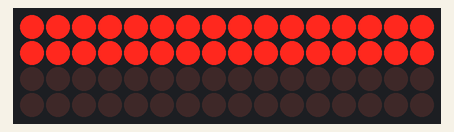
Bench run of a sketch on a simulated Arduino Nano, built with avr-gcc and run on an emulated ATmega328P. Shown: 16×4 LED matrix. Wiring (inferred from the names in the program): LED cube drawn one layer per row (orientation assumed): layers pin 2, pin 3, pin 4, pin 5; columns pin 6, pin 7, pin 8, pin 9, pin 10, pin 11, pin 12, pin 13, A0, A1, A2, A3, A4, A5, pin 0, pin 1. Random numbers use the default seed unless the sketch sets one.

Above: at 4.2 s.
At 8.62 s:
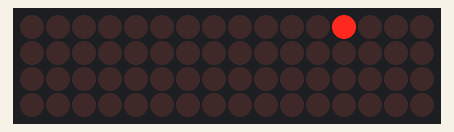
At 13.12 s:
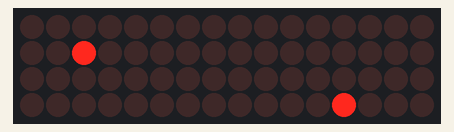
At 22.0 s:
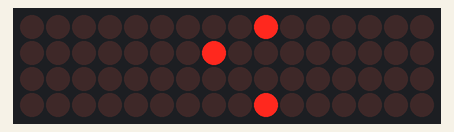
At 30.03 s:
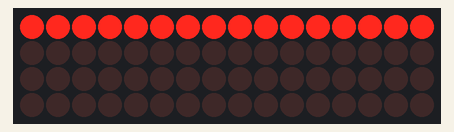
At 39.9 s:
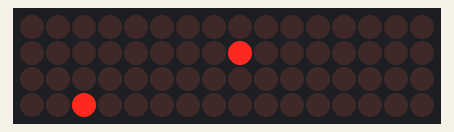

The sketch:

LED_Cube_Combined_Plane_Sweep__Rain_Drop_Anim.ino
```cpp
// 4×4×4 LED Cube: Combined Plane Sweep & Rain Drop Animations
// Arduino Nano

const uint8_t layerPins[4] = {2, 3, 4, 5};
const uint8_t colPins[16] = {
  6,  7,  8,  9,    // X=0, Y=0–3
  10, 11, 12, 13,   // X=1, Y=0–3
  A0, A1, A2, A3,   // X=2, Y=0–3
  A4, A5,           // X=3, Y=0–1
  0,  1             // X=3, Y=2–3 (D0/D1)
};

uint16_t cubeData[4]; // per-layer 16-bit masks

// Animation speed & duration settings
const uint8_t  rainDropsCount = 500;    // Total raindrops per cycle
const uint16_t rainDelayMs      = 80;  // Delay per rain frame in ms

// Helper: clear all voxels
void clearCube() {
  for (uint8_t z = 0; z < 4; z++) cubeData[z] = 0;
}

// Helper: set one voxel
void setVoxel(uint8_t x, uint8_t y, uint8_t z, bool on) {
  if (x > 3 || y > 3 || z > 3) return;
  uint8_t bit = y * 4 + x;
  if (on) cubeData[z] |=  (1 << bit);
  else    cubeData[z] &= ~(1 << bit);
}

// Draw one multiplexed frame
void drawCubeFrame() {
  for (uint8_t z = 0; z < 4; z++) {
    for (uint8_t i = 0; i < 16; i++) {
      digitalWrite(colPins[i], (cubeData[z] & (1 << i)) ? HIGH : LOW);
    }
    digitalWrite(layerPins[z], HIGH);
    delayMicroseconds(1000);
    digitalWrite(layerPins[z], LOW);
  }
}

// Rain Drop Effect Animation
// drops: number of raindrops to generate
// delayMs: delay per frame
void animRain(uint16_t drops = rainDropsCount, uint16_t delayMs = rainDelayMs) {
  struct Drop { uint8_t col, z; } active[16];
  uint8_t count = 0;

  unsigned long start = millis();
  while (millis() - start < drops * delayMs) {
    // Spawn new drop randomly
    if (count < 16 && random(0, 10) > 6) {
      active[count++] = { uint8_t(random(0,16)), 3 };
    }
    clearCube();
    // Update drops
    for (uint8_t i = 0; i < count; i++) {
      uint8_t x = active[i].col % 4;
      uint8_t y = active[i].col / 4;
      setVoxel(x, y, active[i].z, true);
      if (active[i].z > 0) active[i].z--;
      else { active[i] = active[--count]; i--; }
    }
    drawCubeFrame();
    delay(delayMs);
  }
}

// Plane Sweep Animation for axis 'X','Y','Z'
void animPlaneSweep(char axis, uint8_t repeat = 2, uint16_t delayMs = 150) {
  for (uint8_t r = 0; r < repeat; r++) {
    if (axis == 'X') {
      for (uint8_t x = 0; x < 4; x++) {
        clearCube();
        for (uint8_t z = 0; z < 4; z++)
          for (uint8_t y = 0; y < 4; y++) setVoxel(x, y, z, true);
        drawCubeFrame(); delay(delayMs);
      }
      for (int8_t x = 2; x >= 0; x--) {
        clearCube();
        for (uint8_t z = 0; z < 4; z++)
          for (uint8_t y = 0; y < 4; y++) setVoxel(x, y, z, true);
        drawCubeFrame(); delay(delayMs);
      }
    } else if (axis == 'Y') {
      for (uint8_t y = 0; y < 4; y++) {
        clearCube();
        for (uint8_t z = 0; z < 4; z++)
          for (uint8_t x = 0; x < 4; x++) setVoxel(x, y, z, true);
        drawCubeFrame(); delay(delayMs);
      }
      for (int8_t y = 2; y >= 0; y--) {
        clearCube();
        for (uint8_t z = 0; z < 4; z++)
          for (uint8_t x = 0; x < 4; x++) setVoxel(x, y, z, true);
        drawCubeFrame(); delay(delayMs);
      }
    } else if (axis == 'Z') {
      for (uint8_t z = 0; z < 4; z++) {
        clearCube();
        for (uint8_t x = 0; x < 4; x++)
          for (uint8_t y = 0; y < 4; y++) setVoxel(x, y, z, true);
        drawCubeFrame(); delay(delayMs);
      }
      for (int8_t z = 2; z >= 0; z--) {
        clearCube();
        for (uint8_t x = 0; x < 4; x++)
          for (uint8_t y = 0; y < 4; y++) setVoxel(x, y, z, true);
        drawCubeFrame(); delay(delayMs);
      }
    }
  }
}

void setup() {
  randomSeed(analogRead(0));
  for (uint8_t i = 0; i < 4; i++) {
    pinMode(layerPins[i], OUTPUT); digitalWrite(layerPins[i], LOW);
  }
  for (uint8_t i = 0; i < 16; i++) {
    pinMode(colPins[i], OUTPUT); digitalWrite(colPins[i], LOW);
  }
}

void loop() {
  animPlaneSweep('X', 2, 100);
  delay(200);
  animPlaneSweep('Y', 2, 100);
  delay(200);
  animPlaneSweep('Z', 2, 100);
  delay(500);
  // Use defaults or override raindrop parameters below
  animRain();            // uses rainDropsCount & rainDelayMs
  // animRain(30, 120);   // custom: 30 drops, 120ms delay
  delay(1000);
}
```
